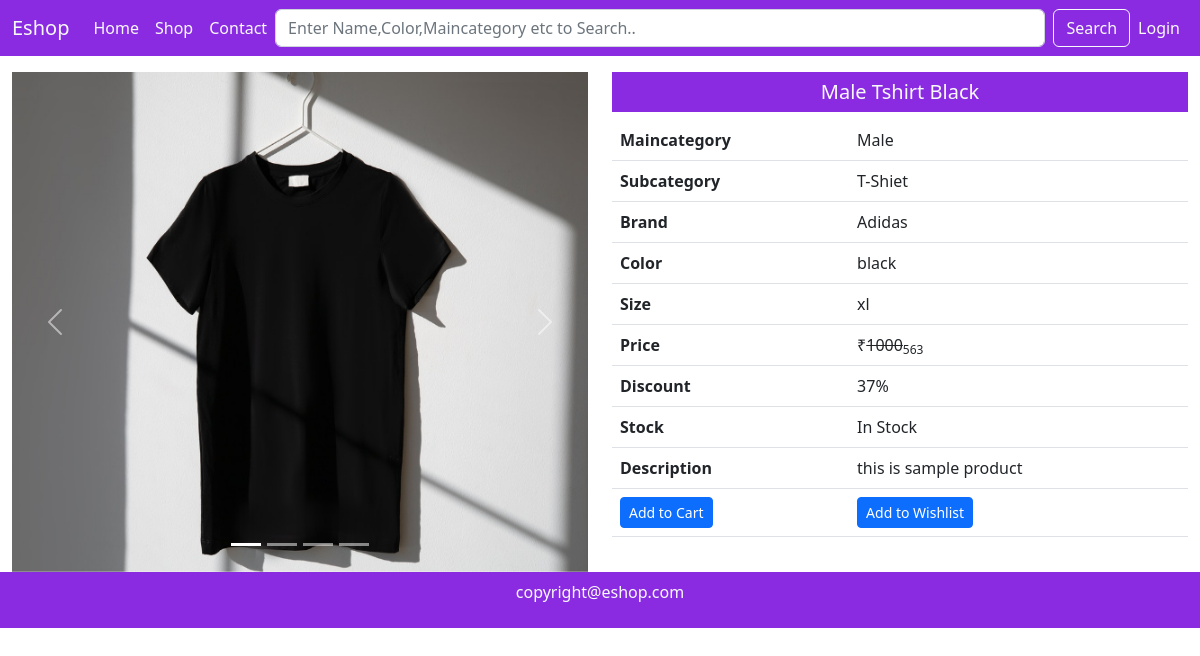
/single-product/4/, run on the app's committed database.
### mainapp/models.py (models this page shows, shortened)
class Product(models.Model):
    id = models.AutoField(primary_key=True)
    name = models.CharField(max_length=50)
    maincategory = models.ForeignKey(Maincategory,on_delete=models.CASCADE)
    subcategory = models.ForeignKey(Subcategory,on_delete=models.CASCADE)
    brand = models.ForeignKey(Brand,on_delete=models.CASCADE)
    color = models.CharField(max_length=20)
    size = models.CharField(max_length=20)
    stock = models.CharField(max_length=20,default="In Stock",null=True,blank=True)
    description = models.TextField()
    baseprice = models.IntegerField()
    discount = models.IntegerField(default=0,null=True,blank=True)
    finalprice = models.IntegerField()
    pic1 = models.ImageField(upload_to="uploads",default="",null=True,blank=True)
    pic2 = models.ImageField(upload_to="uploads",default="",null=True,blank=True)
    pic3 = models.ImageField(upload_to="uploads",default="",null=True,blank=True)
    pic4 = models.ImageField(upload_to="uploads",default="",null=True,blank=True)

class Maincategory(models.Model):
    id = models.AutoField(primary_key=True)
    name = models.CharField(max_length=20)
    def __str__(self):
        return self.name

class Subcategory(models.Model):
    id = models.AutoField(primary_key=True)
    name = models.CharField(max_length=20)
    def __str__(self):
        return self.name

class Brand(models.Model):
    id = models.AutoField(primary_key=True)
    name = models.CharField(max_length=20)
    def __str__(self):
        return self.name

### mainapp/views.py (the view)
# urls.py: path('single-product/<int:id>/', views.singleProduct),
def singleProduct(Request,id):
  data = Product.objects.get(id=id)
  return render(Request, "single-product.html",{'data':data})

### mainapp/templates/single-product.html (shortened to what this page needs)
{% extends 'index.html' %}  {% block content %}
<div class="container-fluid mt-3">
  <div class="row">
    <div class="col-md-6 col-12">
      <div
        id="carouselExampleIndicators"
        class="carousel slide"
        data-bs-ride="true"
      >
        <div class="carousel-indicators">
          <button
            type="button"
            data-bs-target="#carouselExampleIndicators"
            data-bs-slide-to="0"
            class="active"
            aria-current="true"
            aria-label="Slide 1"
          ></button>
          <button
            type="button"
            data-bs-target="#carouselExampleIndicators"
            data-bs-slide-to="1"
            aria-label="Slide 2"
          ></button>
          <button
            type="button"
            data-bs-target="#carouselExampleIndicators"
            data-bs-slide-to="2"
            aria-label="Slide 3"
          ></button>
          <button
            type="button"
            data-bs-target="#carouselExampleIndicators"
            data-bs-slide-to="3"
            aria-label="Slide 4"
          ></button>
        </div>
        <div class="carousel-inner">
          <div class="carousel-item active">
            <img
              src="{{data.pic1.url}}"
              height="500px"
              class="d-block w-100"
              alt="..."
            />
          </div>
        </div>
        <button
          class="carousel-control-prev"
          type="button"
          data-bs-target="#carouselExampleIndicators"
          data-bs-slide="prev"
        >
          <span class="carousel-control-prev-icon" aria-hidden="true"></span>
        </button>
        <button
          class="carousel-control-next"
          type="button"
          data-bs-target="#carouselExampleIndicators"
          data-bs-slide="next"
        >
          <span class="carousel-control-next-icon" aria-hidden="true"></span>
        </button>
      </div>
    </div>
    <div class="col-md-6 col-12">
      <h5 class="background text-light text-center p-2">{{data.name}}</h5>
      <div class="table-responsive">
        <table class="table">
          <tr>
            <th>Maincategory</th>
            <td>{{data.maincategory}}</td>
          </tr>
          <tr>
            <th>Subcategory</th>
            <td>{{data.subcategory}}</td>
          </tr>
          <tr>
            <th>Brand</th>
            <td>{{data.brand}}</td>
          </tr>
          <tr>
            <th>Color</th>
            <td>{{data.color}}</td>
          </tr>
          <tr>
            <th>Size</th>
            <td>{{data.size}}</td>
          </tr>
          <tr>
            <th>Price</th>
            <td>
              &#8377;<del>{{data.baseprice}}</del><sub>{{data.finalprice}}</sub>
            </td>
          </tr>
          <tr>
            <th>Discount</th>
            <td>{{data.discount}}%</td>
          </tr>
          <tr>
            <th>Stock</th>
            <td>{{data.stock}}</td>
          </tr>
          <tr>
            <th>Description</th>
            <td>{{data.description}}</td>
          </tr>
          <tr>
            <th>
              <a href="/add-to-cart/{{data.id}}" class="btn btn-primary btn-sm"
                >Add to Cart</a
              >
            </th>
            <td>
              <a
                href="/add-to-wishlist/{{data.id}}"
                class="btn btn-primary btn-sm"
                >Add to Wishlist</a
              >
            </td>
          </tr>
        </table>
      </div>
    </div>
  </div>
</div>
{% endblock content %}

### mainapp/static/css/style.css (style rules this page uses)
.background { background-color: blueviolet; }

### data on the page
Product: pic1 (picture), name "Male Tshirt Black", maincategory "Male", subcategory "T-Shiet", brand "Adidas", color "black", size "xl", baseprice "1000", finalprice "563", discount "37", stock "In Stock", description "this is sample product"
